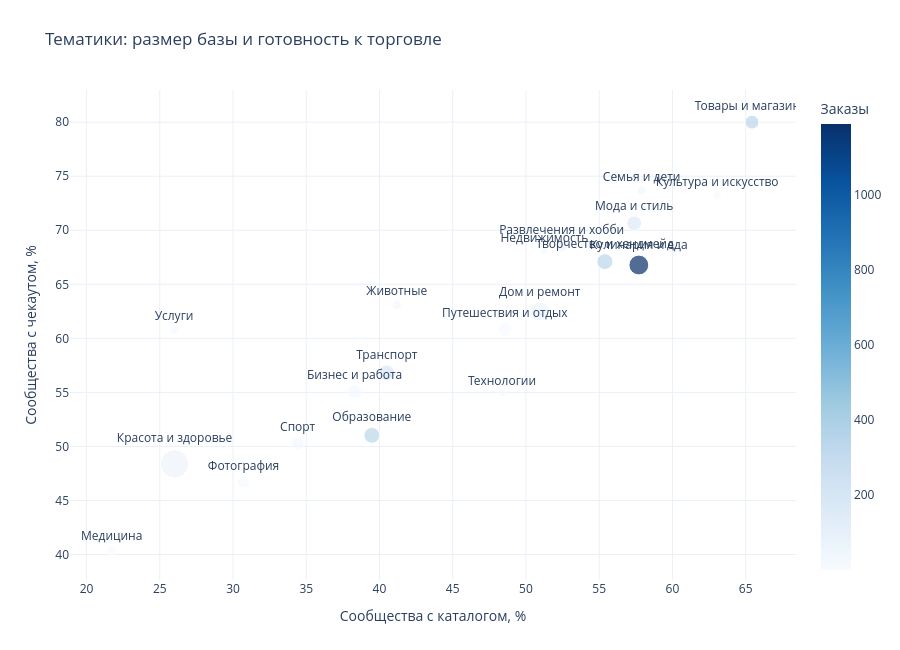

The notebook cell saved with this chart:
### Code cell
top_themes = theme_summary.nlargest(20, 'Сообществ').copy()
fig = px.scatter(
    top_themes,
    x='Каталог, %',
    y='Чекаут, %',
    size='Сообществ',
    color='Заказы',
    text='Тематика',
    hover_data={
        'Сообществ': ':,',
        'С_заказами': ':,',
        'Заказы': ':,',
        'GMV': ':,',
        'Каталог, %': ':.1f',
        'Чекаут, %': ':.1f',
    },
    color_continuous_scale='Blues',
    title='Тематики: размер базы и готовность к торговле',
    labels={'Каталог, %': 'Сообщества с каталогом, %', 'Чекаут, %': 'Сообщества с чекаутом, %'},
)
fig.update_traces(textposition='top center', marker={'line': {'width': 1, 'color': 'white'}})
fig.update_layout(template='plotly_white', height=650, margin=dict(l=70, r=40, t=90, b=70))
fig.show(config={'displaylogo': False, 'responsive': True})

### Figure 1 — Plotly figure (JSON) as saved in the notebook; plotly's stock layout.template omitted (floating-point values rounded to 4 significant figures)
{"data": [{"customdata": [[1703, 13, 57, 435010], [837, 66, 1187, 2405730], [744, 12, 58, 424193], [538, 28, 339, 291680], [537, 19, 337, 631710], [521, 14, 176, 1229470], [460, 21, 154, 583861], [436, 6, 21, 16720], [416, 8, 8, 54640], [405, 40, 338, 1587270], [340, 7, 16, 69770], [328, 17, 55, 203543], [319, 2, 4, 12800], [204, 1, 7, 104000], [198, 1, 1, 32500], [190, 8, 31, 38460], [187, 7, 24, 90360], [157, 4, 5, 33990], [122, 3, 17, 1167710], [119, 1, 1, 15000]], "hovertemplate": "Сообщества с каталогом, %=%{x:.1f}<br>Сообщества с чекаутом, %=%{y:.1f}<br>Сообществ=%{customdata[0]:,}<br>Тематика=%{text}<br>С_заказами=%{customdata[1]:,}<br>Заказы=%{marker.color:,}<br>GMV=%{customdata[3]:,}<extra></extra>", "legendgroup": "", "marker": {"color": [57, 1187, 58, 339, 337, 176, 154, 21, 8, 338, 16, 55, 4, 7, 1, 31, 24, 5, 17, 1], "coloraxis": "coloraxis", "line": {"color": "white", "width": 1}, "size": [1703, 837, 744, 538, 537, 521, 460, 436, 416, 405, 340, 328, 319, 204, 198, 190, 187, 157, 122, 119], "sizemode": "area", "sizeref": 4.258, "symbol": "circle"}, "mode": "markers+text", "name": "", "orientation": "v", "showlegend": false, "text": ["Красота и здоровье", "Кулинария и еда", "Дом и ремонт", "Творчество и хендмейд", "Образование", "Транспорт", "Мода и стиль", "Бизнес и работа", "Путешествия и отдых", "Товары и магазины", "Спорт", "Развлечения и хобби", "Фотография", "Услуги", "Медицина", "Семья и дети", "Животные", "Культура и искусство", "Технологии", "Недвижимость"], "textposition": "top center", "type": "scatter", "x": [26.01, 57.71, 50.94, 55.39, 39.48, 40.5, 57.39, 38.3, 48.56, 65.43, 34.41, 52.44, 30.72, 25.98, 21.72, 57.89, 41.18, 63.06, 48.36, 51.26], "xaxis": "x", "y": [48.39, 66.79, 62.5, 67.1, 51.02, 56.81, 70.65, 55.05, 60.82, 80.0, 50.29, 68.6, 46.71, 60.78, 40.4, 73.68, 63.1, 73.25, 54.92, 68.07], "yaxis": "y"}], "layout": {"coloraxis": {"colorbar": {"title": {"text": "Заказы"}}, "colorscale": [[0.0, "rgb(247,251,255)"], [0.125, "rgb(222,235,247)"], [0.25, "rgb(198,219,239)"], [0.375, "rgb(158,202,225)"], [0.5, "rgb(107,174,214)"], [0.625, "rgb(66,146,198)"], [0.75, "rgb(33,113,181)"], [0.875, "rgb(8,81,156)"], [1.0, "rgb(8,48,107)"]]}, "height": 650, "legend": {"itemsizing": "constant", "tracegroupgap": 0}, "margin": {"b": 70, "l": 70, "r": 40, "t": 90}, "title": {"text": "Тематики: размер базы и готовность к торговле"}, "xaxis": {"anchor": "y", "domain": [0.0, 1.0], "title": {"text": "Сообщества с каталогом, %"}}, "yaxis": {"anchor": "x", "domain": [0.0, 1.0], "title": {"text": "Сообщества с чекаутом, %"}}}}
